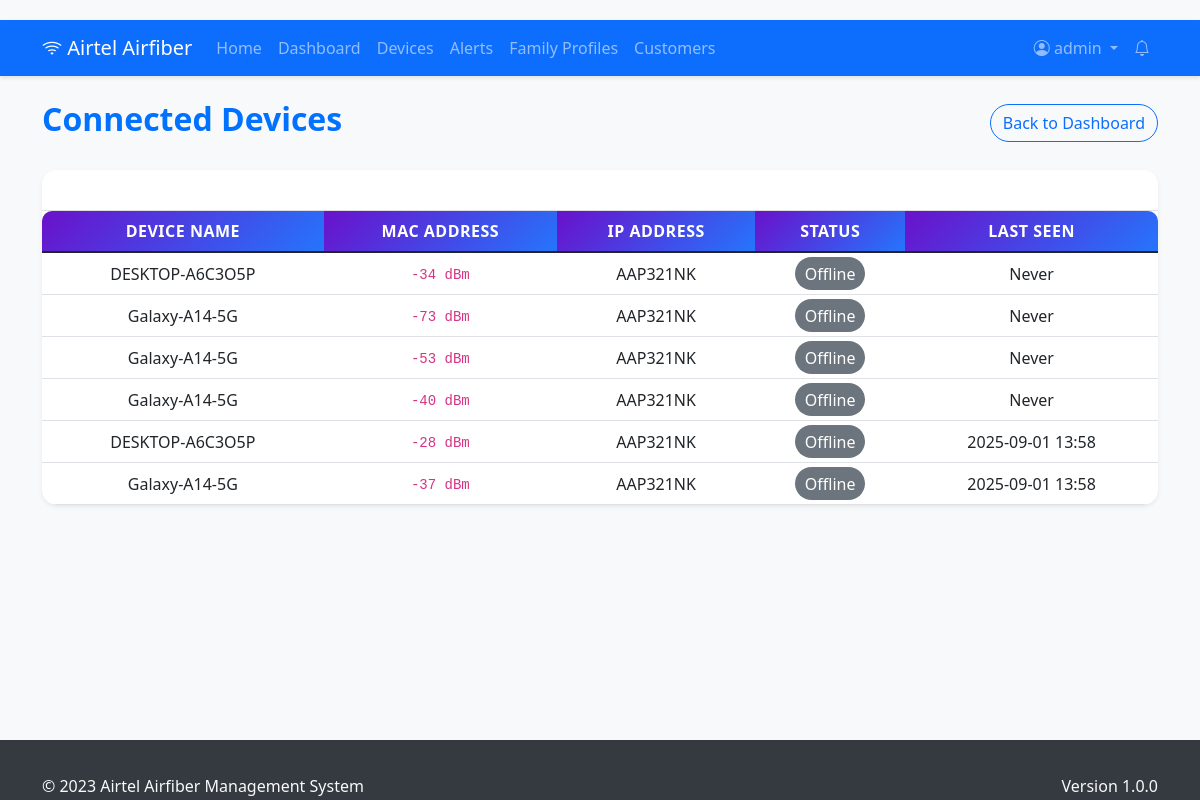
/admin/devices (signed in), run on the app's committed database.
### models.py (models this page shows, shortened)
class User(UserMixin, db.Model):
    id = db.Column(db.Integer, primary_key=True)
    username = db.Column(db.String(80), unique=True, nullable=False)
    email = db.Column(db.String(120), unique=True, nullable=False)
    password_hash = db.Column(db.String(128), nullable=False)
    role = db.Column(db.String(20), nullable=False)  # 'admin' or 'customer'
    is_active = db.Column(db.Boolean, default=True)
    date_created = db.Column(db.DateTime, default=lambda: datetime.now(timezone.utc))

class Device(db.Model):
    id = db.Column(db.Integer, primary_key=True)
    mac_address = db.Column(db.String(17), unique=True, nullable=False)
    device_name = db.Column(db.String(100))
    ip_address = db.Column(db.String(15))
    is_blocked = db.Column(db.Boolean, default=False)
    is_online = db.Column(db.Boolean, default=True)
    first_seen = db.Column(db.DateTime, default=lambda: datetime.now(timezone.utc))
    last_seen = db.Column(db.DateTime, default=lambda: datetime.now(timezone.utc))
    user_id = db.Column(db.Integer, db.ForeignKey('user.id'), nullable=True)
    user = db.relationship('User', backref=db.backref('devices', lazy=True))

### app.py (the view)
@app.route("/admin/devices")
@login_required
@admin_required
def admin_devices():
    devices = Device.query.all()
    return render_template('admin/devices.html', devices=devices)

### app.py (called while the page is built)
@login_manager.user_loader
def load_user(user_id):
    return db.session.get(User, int(user_id))

def admin_required(f):
    @wraps(f)
    def decorated_function(*args, **kwargs):
        if not current_user.is_authenticated or current_user.role != 'admin':
            flash('You do not have permission to access this page.', 'danger')
            return redirect(url_for('dashboard'))
        return f(*args, **kwargs)
    return decorated_function

### templates/admin/devices.html (shortened to what this page needs)
{% extends "base.html" %}
{% block content %}
<div class="d-flex justify-content-between align-items-center mb-4 flex-wrap">
    <h2 class="fw-bold">Connected Devices</h2>
    <a href="{{ url_for('admin_dashboard') }}" class="btn btn-outline-primary mt-2 mt-md-0">Back to Dashboard</a>
</div>
<div class="card shadow-sm">
    <div class="card-header bg-gradient-primary text-white">
        <div class="d-flex justify-content-between align-items-center">
            <h5 class="mb-0">All Devices</h5>
            <span class="badge badge-light-custom">{{ devices|length }} devices</span>
        </div>
    </div>
    <div class="card-body p-0">
        <div class="table-responsive">
            <table class="table table-hover align-middle mb-0">
                <thead>
                    <tr>
                        <th>Device Name</th>
                        <th>MAC Address</th>
                        <th>IP Address</th>
                        <th>Status</th>
                        <th>Last Seen</th>
                    </tr>
                </thead>
                <tbody>
                    {% for device in devices %}
                        <tr>
                            <td>{{ device.device_name or 'Unknown' }}</td>
                            <td><code>{{ device.mac_address }}</code></td>
                            <td>{{ device.ip_address or 'N/A' }}</td>
                            <td>
                                {% if device.is_blocked %}
                                    <span class="badge-blocked">Blocked</span>
                                {% elif device.last_seen and (device.last_seen.utcnow() - device.last_seen.replace(tzinfo=None)).total_seconds() < 300 %}
                                    <span class="badge-online">Online</span>
                                {% else %}
                                    <span class="badge-offline">Offline</span>
                                {% endif %}
                            </td>
                            <td>{{ device.last_seen.strftime('%Y-%m-%d %H:%M') if device.last_seen else "Never" }}</td>
                        </tr>
                    {% else %}
                        <tr>
                            <td colspan="5" class="text-center text-muted py-3">No devices found</td>
                        </tr>
                    {% endfor %}
                </tbody>
            </table>
        </div>
    </div>
</div>
{% endblock %}

### templates/base.html (shortened to what this page needs)
<!DOCTYPE html>
<html lang="en">
<head>
    <link href="https://cdn.jsdelivr.net/npm/bootstrap@5.1.3/dist/css/bootstrap.min.css" rel="stylesheet">
    <link href="https://cdn.jsdelivr.net/npm/bootstrap-icons@1.8.0/font/bootstrap-icons.css" rel="stylesheet">
    <link href="https://cdn.jsdelivr.net/npm/select2@4.1.0-rc.0/dist/css/select2.min.css" rel="stylesheet">
    <link href="https://cdn.jsdelivr.net/npm/select2-bootstrap-5-theme@1.3.0/dist/select2-bootstrap-5-theme.min.css"
        rel="stylesheet">
    <link href="{{ url_for('static', filename='css/styles.css') }}" rel="stylesheet">
</head>
<body>
    <nav class="navbar navbar-expand-lg navbar-dark bg-primary">
        <div class="container">
            <a class="navbar-brand" href="{{ url_for('index') }}">
                <i class="bi bi-wifi"></i> Airtel Airfiber
            </a>
            <div class="collapse navbar-collapse" id="navbarNav">
                <ul class="navbar-nav me-auto">
                    <li class="nav-item">
                        <a class="nav-link" href="{{ url_for('index') }}">Home</a>
                    </li>
                    {% if current_user.is_authenticated %}
                    <li class="nav-item">
                        <a class="nav-link" href="{{ url_for('dashboard') }}">Dashboard</a>
                    </li>
                    {% if current_user.role == 'admin' %}
                    <li class="nav-item">
                        <a class="nav-link" href="{{ url_for('admin_devices') }}">Devices</a>
                    </li>
                    <li class="nav-item">
                        <a class="nav-link" href="{{ url_for('admin_alerts') }}">Alerts</a>
                    </li>
                    <li class="nav-item">
                        <a class="nav-link" href="{{ url_for('family_profiles') }}">Family Profiles</a>
                    </li>
                    <li class="nav-item">
                        <a class="nav-link" href="{{ url_for('admin_customers') }}">Customers</a>
                    </li>
                    {% endif %}
                    {% endif %}
                </ul>
                <ul class="navbar-nav">
                    {% if current_user.is_authenticated %}
                    <li class="nav-item dropdown">
                        <a class="nav-link dropdown-toggle" href="#" id="navbarDropdown" role="button"
                            data-bs-toggle="dropdown">
                            <i class="bi bi-person-circle"></i> {{ current_user.username }}
                        </a>
                    </li>
                    {% if current_user.role == 'admin' %}
                    <li class="nav-item">
                        <a class="nav-link position-relative" href="{{ url_for('admin_alerts') }}">
                            <i class="bi bi-bell"></i>
                        </a>
                    </li>
                    {% endif %}
                    {% endif %}
                </ul>
            </div>
        </div>
    </nav>
    <div class="container mt-4">
        {% block content %}{% endblock %}
    </div>
    <footer class="footer mt-5 py-3">
        <div class="container">
            <div class="row">
                <div class="col-md-6">
                    <span class="text-light">© 2023 Airtel Airfiber Management System</span>
                </div>
                <div class="col-md-6 text-md-end">
                    <span class="text-light">Version 1.0.0</span>
                </div>
            </div>
        </div>
    </footer>
</body>
</html>

### static/css/styles.css (style rules this page uses)
body { padding-top: 20px; padding-bottom: 60px; background-color: #f8f9fa; }
.footer { position: fixed; bottom: 0; width: 100%; height: 60px; line-height: 60px; background-color: #343a40; color: white; }
.navbar { box-shadow: 0 2px 4px rgba(0,0,0,.1); }
.card { margin-bottom: 20px; border: none; border-radius: 10px; box-shadow: 0 4px 6px rgba(0,0,0,.1); transition: transform 0.3s ease; }
.card-header { font-weight: bold; background-color: #fff; border-bottom: 1px solid rgba(0,0,0,.125); border-radius: 10px 10px 0 0 !important; }
.table-responsive { overflow-x: auto; }
.table th { white-space: nowrap; }
.badge { font-weight: 500; padding: 0.35em 0.65em; }

### templates/admin/devices.html (style rules this page uses)
.card { border-radius: 15px; overflow: hidden; transition: transform 0.2s, box-shadow 0.2s; }
.table { border-radius: 10px; overflow: hidden; }
.table thead th { background: linear-gradient(135deg, #6a11cb, #2575fc); color: #fff; font-weight: 600; text-transform: uppercase; letter-spacing: 0.5px; }
.table tbody tr { transition: background 0.2s, transform 0.2s; }
.table td, .table th { vertical-align: middle !important; text-align: center; }
.badge-offline { background-color: #6c757d; color: #fff; padding: 0.35em 0.6em; border-radius: 50px; font-weight: 500; }
h2 { color: #0072ff; font-weight: bold; }
.btn-outline-primary { border-radius: 50px; transition: all 0.2s; }

### data on the page
User: username "admin"
Device: device_name "DESKTOP-A6C3O5P", mac_address "-34 dBm", ip_address "AAP321NK", is_blocked "Offline", last_seen "Never"
Device: device_name "Galaxy-A14-5G", mac_address "-73 dBm", ip_address "AAP321NK", is_blocked "Offline", last_seen "Never"
Device: device_name "Galaxy-A14-5G", mac_address "-53 dBm", ip_address "AAP321NK", is_blocked "Offline", last_seen "Never"
Device: device_name "Galaxy-A14-5G", mac_address "-40 dBm", ip_address "AAP321NK", is_blocked "Offline", last_seen "Never"
Device: device_name "DESKTOP-A6C3O5P", mac_address "-28 dBm", ip_address "AAP321NK", is_blocked "Offline", last_seen "2025-09-01 13:58"
Device: device_name "Galaxy-A14-5G", mac_address "-37 dBm", ip_address "AAP321NK", is_blocked "Offline", last_seen "2025-09-01 13:58"
